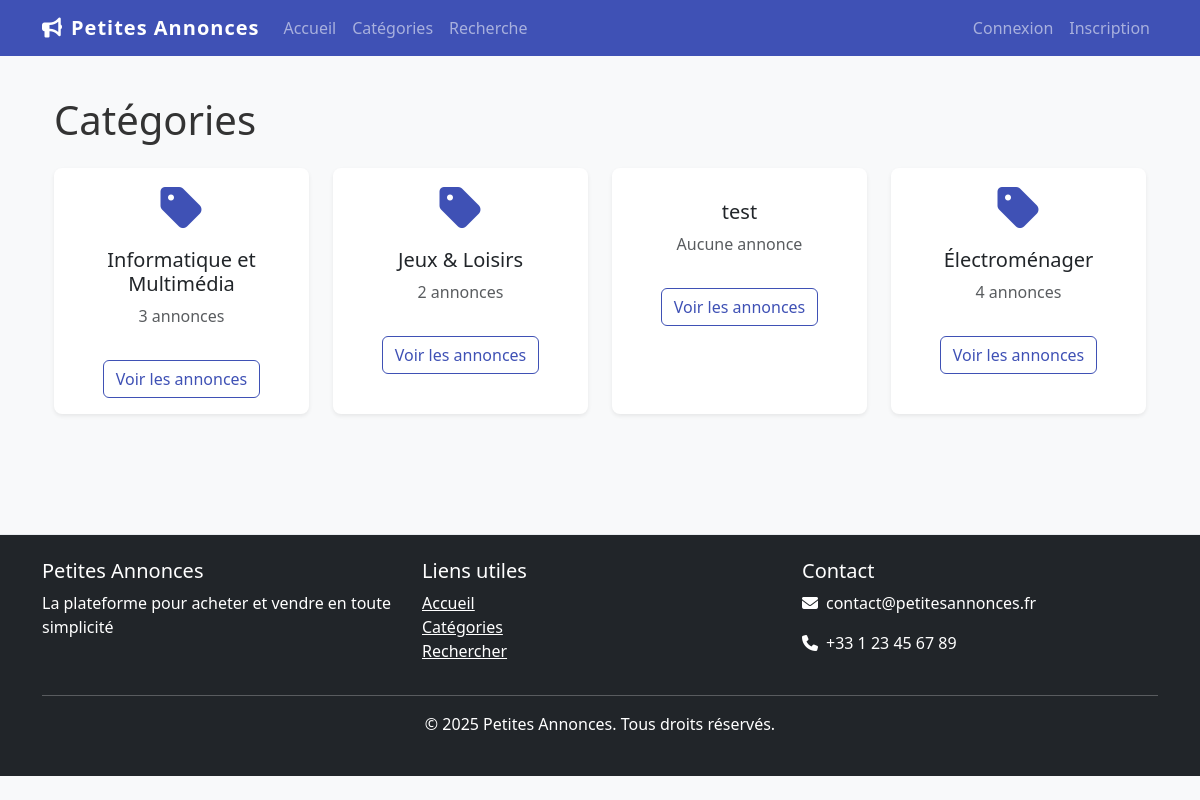
Page /categories/ on the committed database.
### petites_annonces/models.py (models this page shows, shortened)
class Category(models.Model):
    name = models.CharField(max_length=100)
    slug = models.SlugField(unique=True)
    description = models.TextField(blank=True, null=True)
    parent = models.ForeignKey('self', on_delete=models.SET_NULL, blank=True, null=True, related_name='children')
    icon = models.CharField(max_length=50, blank=True, null=True)
    class Meta:
        verbose_name_plural = "Categories"

### petites_annonces/views.py (the view)
# urls.py: path('categories/', views.CategoryListView.as_view(), name='categories'),
class CategoryListView(ListView):
    model = Category
    template_name = 'petites_annonces/categories.html'
    context_object_name = 'categories'
    def get_queryset(self):
        return Category.objects.filter(parent=None).annotate(
            ad_count=Count('advertisements')
        ).order_by('name')

### petites_annonces/templates/petites_annonces/categories.html (shortened to what this page needs)
{% extends 'petites_annonces/base.html' %}
{% load static %}
{% block content %}
<div class="container">
    <h1 class="mb-4">Catégories</h1>
    <div class="row row-cols-1 row-cols-md-3 row-cols-lg-4 g-4 mb-5">
        {% for category in categories %}
            <div class="col">
                <div class="card h-100 border-0 shadow-sm">
                    <div class="card-body text-center">
                        <div class="mb-3">
                            <i class="{{ category.icon|default:'fas fa-tag' }} fa-3x text-primary"></i>
                        </div>
                        <h5 class="card-title">{{ category.name }}</h5>
                        <p class="text-muted">
                            {% if category.ad_count %}
                                {{ category.ad_count }} annonce{{ category.ad_count|pluralize }}
                            {% else %}
                                Aucune annonce
                            {% endif %}
                        </p>
                        <a href="{% url 'category-detail' category.slug %}" class="btn btn-outline-primary mt-3">Voir les annonces</a>
                    </div>
                </div>
            </div>
        {% empty %}
            <div class="col-12">
                <div class="alert alert-info">
                    Aucune catégorie n'a été trouvée.
                </div>
            </div>
        {% endfor %}
    </div>
</div>
{% endblock %}

### static/css/styles.css (style rules this page uses)
body { font-family: 'Segoe UI', Tahoma, Geneva, Verdana, sans-serif; color: #333; background-color: #f8f9fa; }
.text-primary { color: #3f51b5 !important; }
.btn-outline-primary { color: #3f51b5 !important; border-color: #3f51b5 !important; }
.card { transition: transform 0.3s, box-shadow 0.3s; border-radius: 8px; }

### rows in the picture
Category: name "Informatique et Multimédia", ad_count "3"
Category: name "Jeux & Loisirs", ad_count "2"
Category: name "test", shows "Aucune annonce"
Category: name "Électroménager", ad_count "4"
